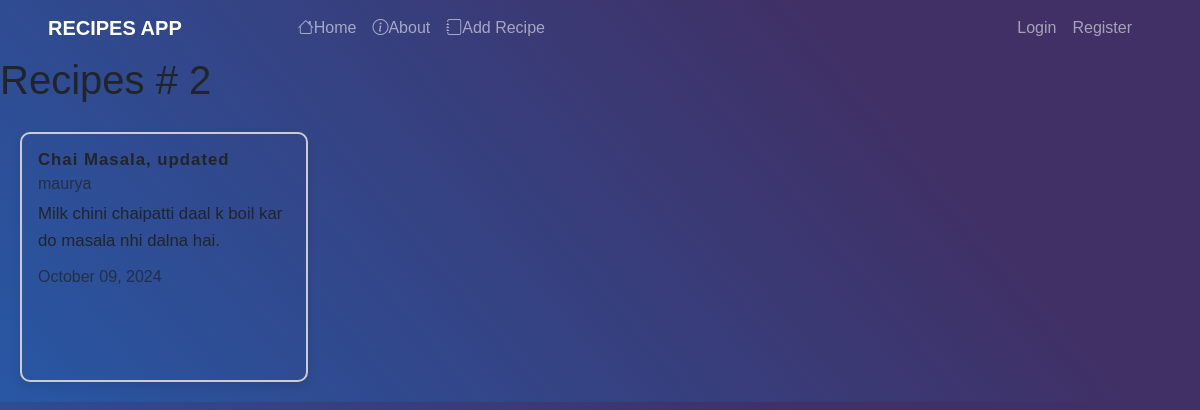
The app's page /recipe/2/ with its own data.
### recipes/models.py (models this page shows, shortened)
class Recipe(models.Model):
    title = models.CharField(max_length=100)
    description = models.TextField()
    author = models.ForeignKey(User, on_delete=models.CASCADE)
    created_at = models.DateTimeField(auto_now_add=True)
    updated_at = models.DateTimeField(auto_now=True)

### recipes/views.py (the view)
# urls.py: path('recipe/<int:pk>/', views.RecipeDetailView.as_view(), name="recipes-detail"),
class RecipeDetailView(DetailView):
    model = models.Recipe

### recipes/templates/recipes/recipe_detail.html (shortened to what this page needs)
{% extends 'recipes/base.html' %}
{% block content %}
<h1>Recipes # {{object.id}} </h1>
<div class="card " style="width: 18rem;">
   <div class="card-body">
      <h5 class="card-title">{{object.title}}</h5>
      <h6 class="card-subtitle mb-2 text-body-secondary">{{object.author}}</h6>
      <p class="card-text">{{object.description}}</p>
      <h6 class="card-subtitle mb-2 text-body-secondary">{{object.updated_at|date:"F d, Y"}}</h6>
   </div>
</div>
{% endblock content %}

### recipes/static/css/style.css (style rules this page uses)
body { font-family: Arial, sans-serif; background-color: #0abcf9; background-image: linear-gradient(50deg, #2857a4 0%,#403066 74%); }
.card { display: inline-block; justify-content: center; align-items: center; border: 2px solid #ccc; border-radius: 10px; box-shadow: 0 4px 8px rgba(0, 0, 0, 0.1); width: 90%; height: 250px; margin: 20px; color: var(--contact-light-text-color); background: transparent; line-height: 1.6; font-size: 1.05rem; }
.card-title { font-size: 1.05rem; font-weight: bold; letter-spacing: 1px; font-family: 'Arial', sans-serif; }

### records on screen
Recipe: id "2", title "Chai Masala, updated", author "maurya", description "Milk chini chaipatti daal k boil kar do masala nhi dalna hai.", updated_at "October 09, 2024"
